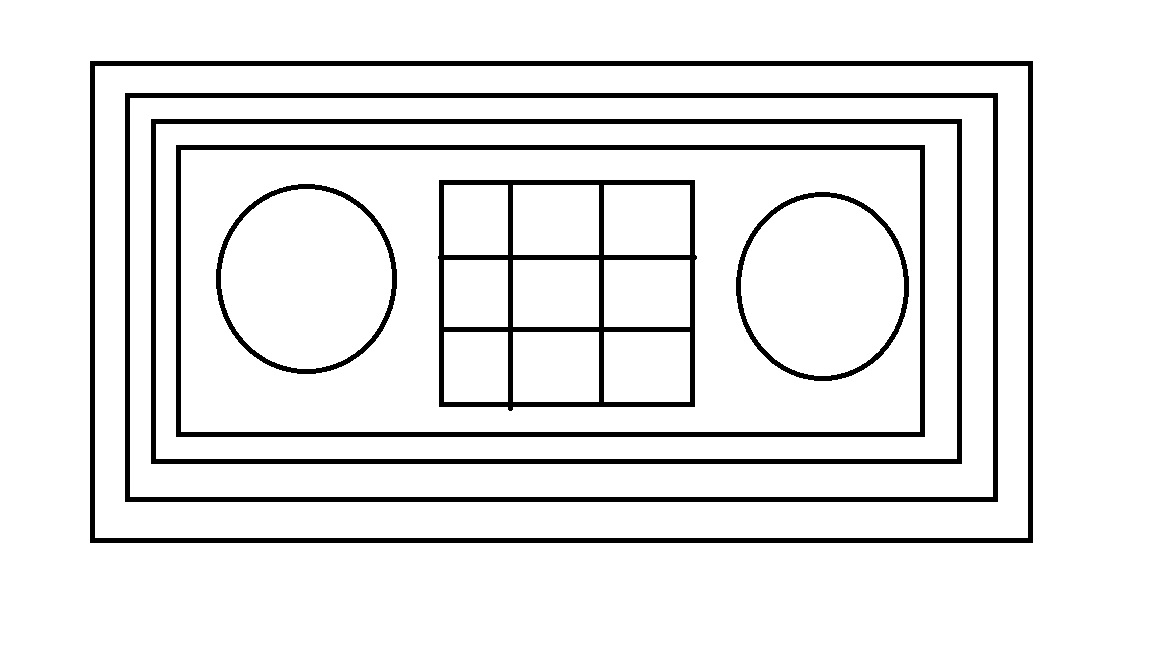
#> input picture shape.jpg, 1152 x 648 px, found by its file name
$ jupyter execute --allow-errors '22 - 19 Jan - CNN - OpenCV Part 2.ipynb'   (older library calls are emulated)   (text cells are left out)
#> lines starting #> are read from the running program, lines starting #| are printed output that depends on the picture; after the words box and inside, x2 and y2 are one past the last pixel; in counts of white or black regions, pixels touching at a corner belong together
[cell 1]
import numpy as np
import cv2
import matplotlib.pyplot as plt

[cell 2]
shape = cv2.imread(r'data\shape.jpg',1)
#> shape is the input picture: shape (648, 1152, 3); min 0, max 255, mean 233.3
cv2.imshow("Shapes",shape)
cv2.waitKey(0)
cv2.destroyAllWindows()

[cell 3]
shape.shape
#> Out = (648, 1152, 3)

[cell 4]
# Converting a color image to gray scale
shape_bw = cv2.cvtColor(shape,cv2.COLOR_BGR2GRAY)
print(shape.shape,shape_bw.shape)
#| (648, 1152, 3) (648, 1152)

[cell 5]
cv2.imshow("Shapes",shape_bw)
cv2.waitKey(0)
cv2.destroyAllWindows()

[cell 6]
vertical_fltr = np.array([[-1,0,1],[-1,0,1],[-1,0,1]])
vertical_fltr

[cell 7]
horizontal_fltr = np.array([[-1,-1,-1],[0,0,0],[1,1,1]])
horizontal_fltr

[cell 8]
h =shape_bw.shape[0]
#> h = 648
w =shape_bw.shape[1]
#> w = 1152

i = 0
j = 0

shape_vertical_fltr = []

while i < h -2:
    t = []
    j = 0
    while j < w -2:
        t.append(np.multiply(shape_bw[i:i+3,j:j+3],vertical_fltr).sum())
        j+=1
    shape_vertical_fltr.append(t)
    i+=1
#> after the loop, i = 646; shape_vertical_fltr = 646 items

shape_vertical = np.array(shape_vertical_fltr)
shape_vertical.shape
#> Out = (646, 1150)

[cell 9]
plt.imshow(shape_vertical)

[cell 10]
shape_vertical_final = shape_vertical.astype(np.uint8)
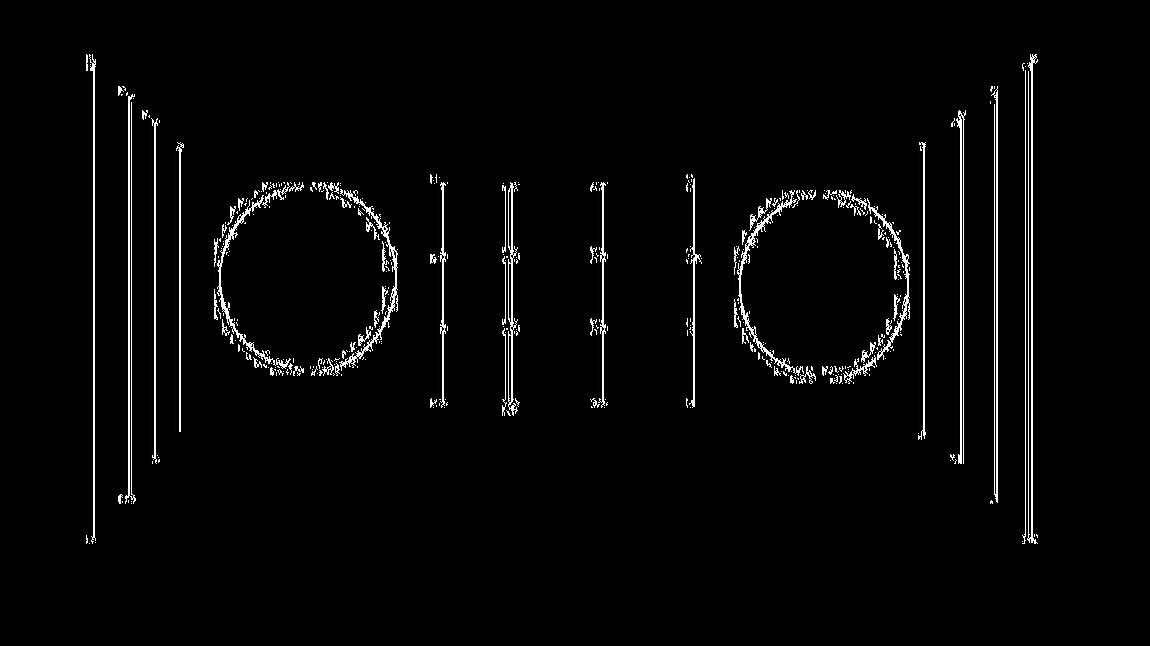
#> shape_vertical_final: shape (646, 1150); min 0, max 255, mean 6.6

[cell 11]
cv2.imshow("Vertical ",shape_vertical_final)
cv2.waitKey(0)
cv2.destroyAllWindows()

[cell 12]
cv2.imwrite(r'data\shape Vertical filter.jpg', shape_vertical_final)
#> Out = True

[cell 13]
h =shape_bw.shape[0]
w =shape_bw.shape[1]

i = 0
j = 0

shape_horizontal_fltr = []

while i < h -2:
    t = []
    j = 0
    while j < w -2:
        t.append(np.multiply(shape_bw[i:i+3,j:j+3],horizontal_fltr).sum())
        j+=1
    shape_horizontal_fltr.append(t)
    i+=1
#> after the loop, i = 646; shape_horizontal_fltr = 646 items

shape_horizontal = np.array(shape_horizontal_fltr)
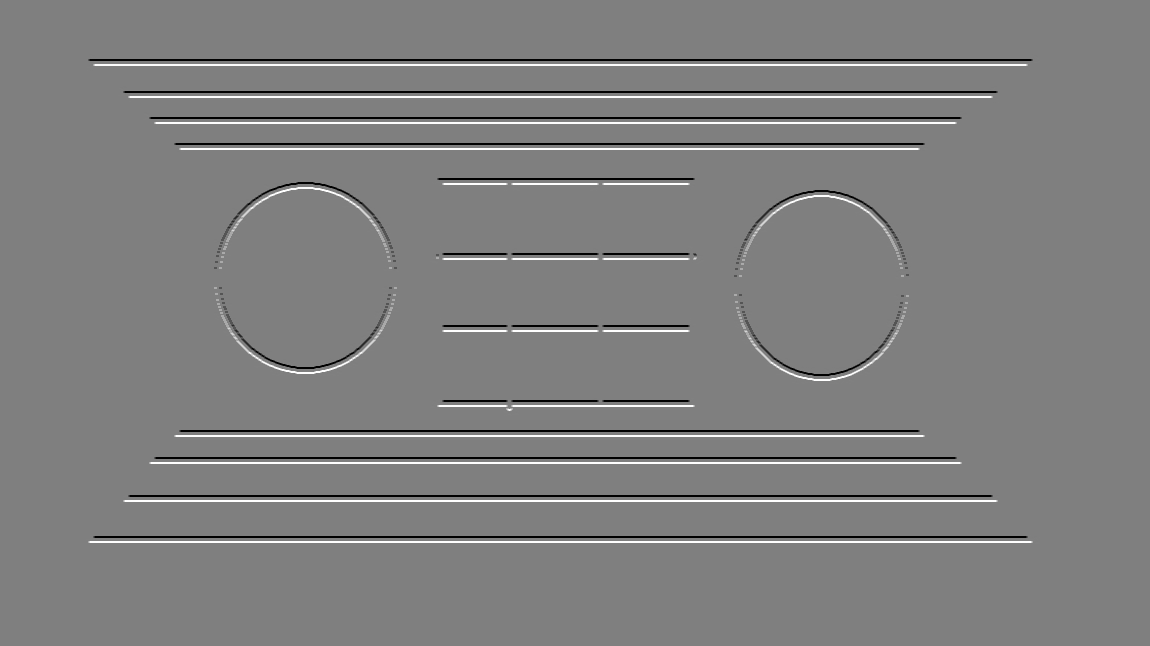
#> shape_horizontal: shape (646, 1150) int64; min -765, max 765, mean 0; drawn with min black and max white
shape_horizontal.shape
#> Out = (646, 1150)

[cell 14]
shape_horizontal = np.array(shape_horizontal_fltr)

[cell 15]
plt.imshow(shape_horizontal)

[cell 16]
shape_horizontal_final = shape_horizontal.astype(np.uint8)
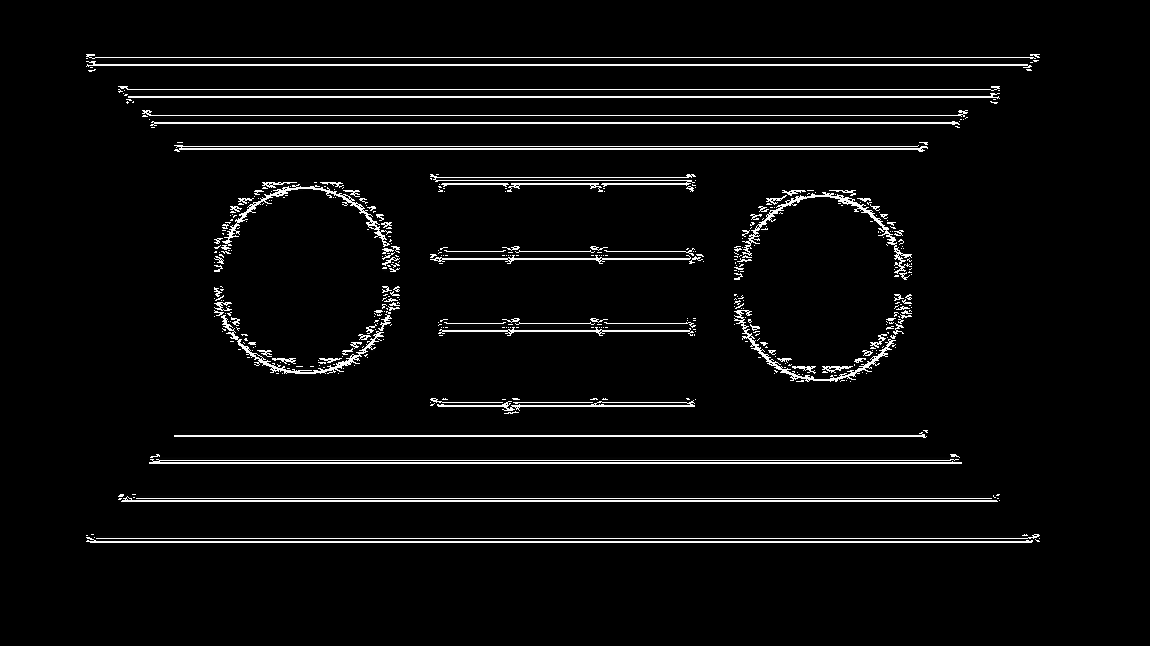
#> shape_horizontal_final: shape (646, 1150); min 0, max 255, mean 10.8

[cell 17]
cv2.imshow("Horizontal",shape_horizontal_final)
cv2.waitKey(0)
cv2.destroyAllWindows()

[cell 18]
cv2.imwrite(r'data\shape Horizontal filter.jpg', shape_horizontal_final)
#> Out = True

[cell 19]
vertical_result = cv2.filter2D(shape_bw,-1,vertical_fltr)
horizontal_result = cv2.filter2D(shape_bw,-1,horizontal_fltr)

[cell 20]
# Combine
combine_result = np.abs(vertical_result) + np.abs(horizontal_result)

[cell 21]
cv2.imshow('Combined Result',combine_result)
cv2.waitKey(0)
cv2.destroyAllWindows()

[cell 22]
person = cv2.imread(r'data\lena.jpg',1)
cv2.imshow('lena',person)
cv2.waitKey(0)
cv2.destroyAllWindows()

#> (a cell that did not finish here is left out)

#> (a cell that did not finish here is left out)

[cell 25]
person = cv2.imread(r'data\lena.jpg',1)
cv2.imshow('lena',person)
cv2.waitKey(0)
cv2.destroyAllWindows()

#> (a cell that did not finish here is left out)

#> (a cell that did not finish here is left out)

[cell 28]
person = cv2.imread(r'data\lena.jpg',1)
cv2.imshow('lena',person)
cv2.waitKey(0)
cv2.destroyAllWindows()

#> (a cell that did not finish here is left out)

#> (a cell that did not finish here is left out)

[cell 31]
person = cv2.imread(r'data\lena.jpg',1)
cv2.imshow('lena',person)
cv2.waitKey(0)
cv2.destroyAllWindows()

#> (a cell that did not finish here is left out)

[cell 33]
person = cv2.imread(r'data\lena.jpg',1)
cv2.imshow('lena',person)
cv2.waitKey(0)
cv2.destroyAllWindows()

[cell 34]
lena_canny = cv2.Canny(person,100,200,apertureSize = 5, L2gradient = True)
cv2.imshow('lena',person)
cv2.imshow('Canny filter',lena_canny)
cv2.waitKey(0)
cv2.destroyAllWindows()

[cell 35]
import numpy as np
import cv2
from random import randint

[cell 36]
def get_color():
    return (randint(0,255),randint(0,255),randint(0,255))

[cell 37]
cap = cv2.VideoCapture(0)
# 0 : webcam windows
# 1 2 3 : for external webcam
# -1  : linux OS or macbook

frame_save = None
while True:
    _,frame = cap.read()
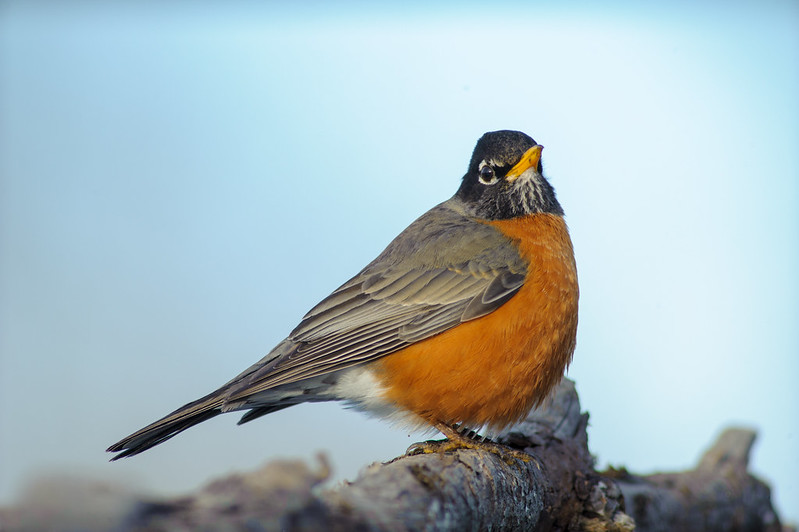
#> input picture bird.jpg, 799 x 532 px, given in place of the camera
#> frame is the input picture: shape (532, 799, 3); mean B, G, R 189.8, 184.9, 167.6
    frame_save = frame
    grey = cv2.cvtColor(frame,cv2.COLOR_BGR2GRAY)

    res = cv2.cvtColor(frame, cv2.COLOR_BGR2RGB)
    res = np.array(res, dtype = np.float64)
    res = cv2.transform(res,np.matrix([[0.393,0.769,0.189],[0.349,0.686,0.168],[0.272,0.534,0.131]]))
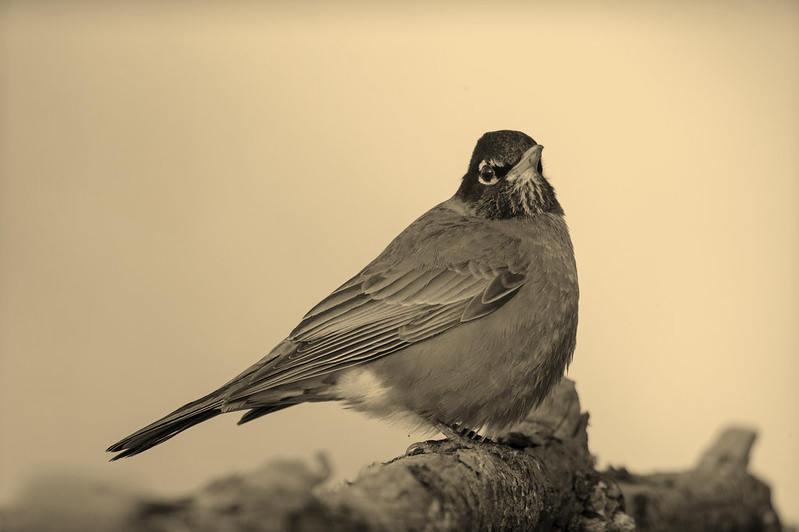
#> res: shape (532, 799, 3) float64; mean R, G, B 243.9, 217.2, 169.2; drawn with min black and max white
    res[np.where(res > 255)] = 255
    res = np.array(res,dtype = np.uint8)
    res = cv2.cvtColor(res,cv2.COLOR_RGB2BGR)

    cv2.putText(frame,'Color',(50,50),cv2.FONT_HERSHEY_SIMPLEX,1,get_color(),2)
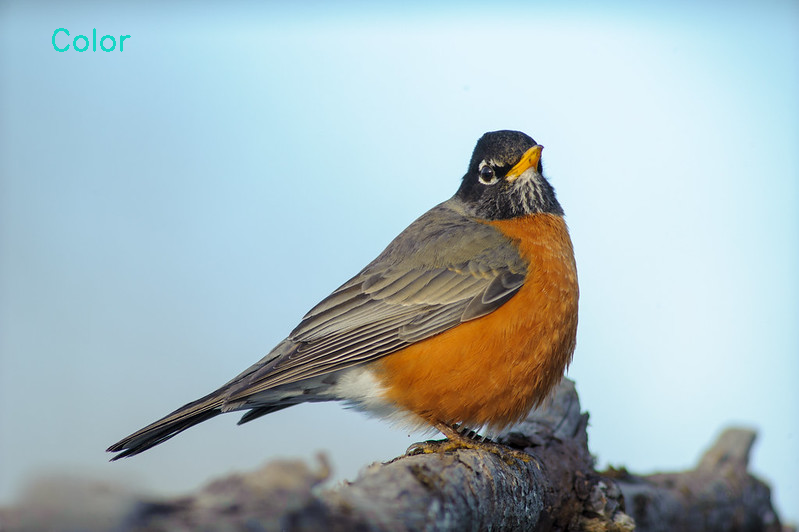
#> frame: shape (532, 799, 3); 0.13% of pixels changed, all inside (x1, y1, x2, y2) = (52, 28, 131, 52)
    cv2.putText(grey,'grey',(50,50),cv2.FONT_HERSHEY_SIMPLEX,1,get_color(),2)
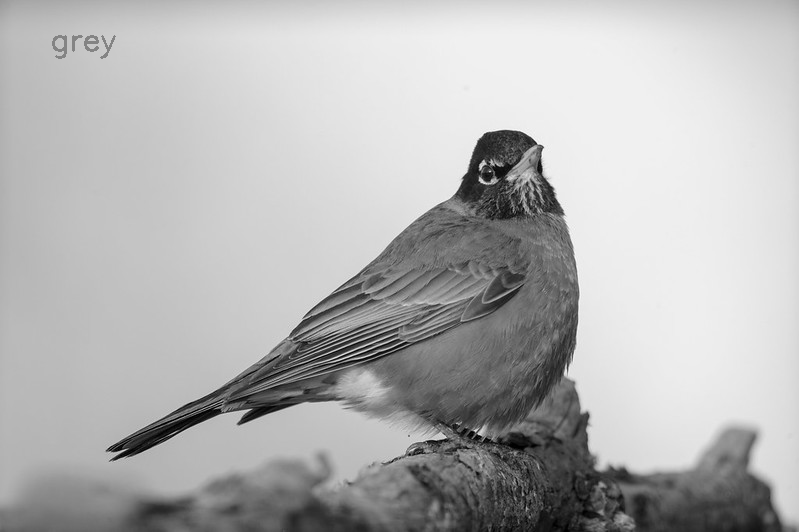
#> grey: shape (532, 799); min 0, max 251, mean 180.2
    cv2.putText(res,'Filter',(50,50),cv2.FONT_HERSHEY_SIMPLEX,1,get_color(),2)
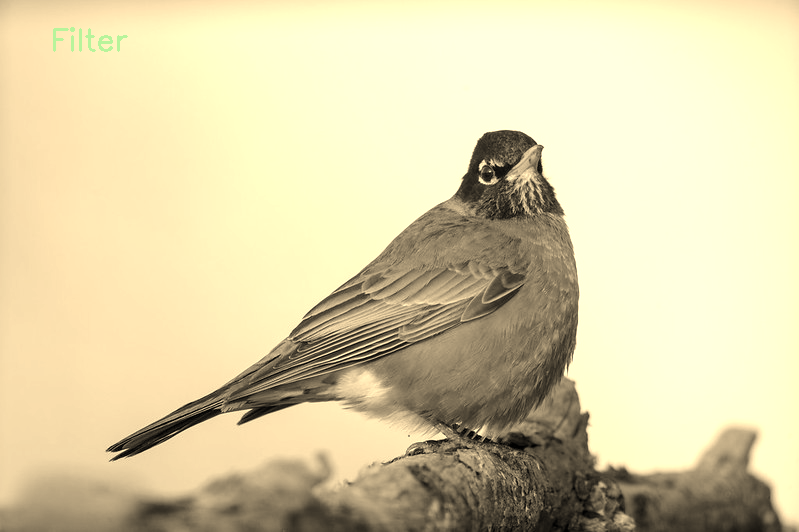
#> res: shape (532, 799, 3); mean B, G, R 168.6, 208.4, 218.7

    cv2.imshow("Grey camera" ,grey)
    cv2.imshow("color camera" ,frame)
    cv2.imshow("filter camera" ,res)

    if cv2.waitKey(1) & 0XFF == ord('q'):
#> (key q is pressed here)
        break


cap.release()
#> (the rest of this cell did not finish here and is left out)
